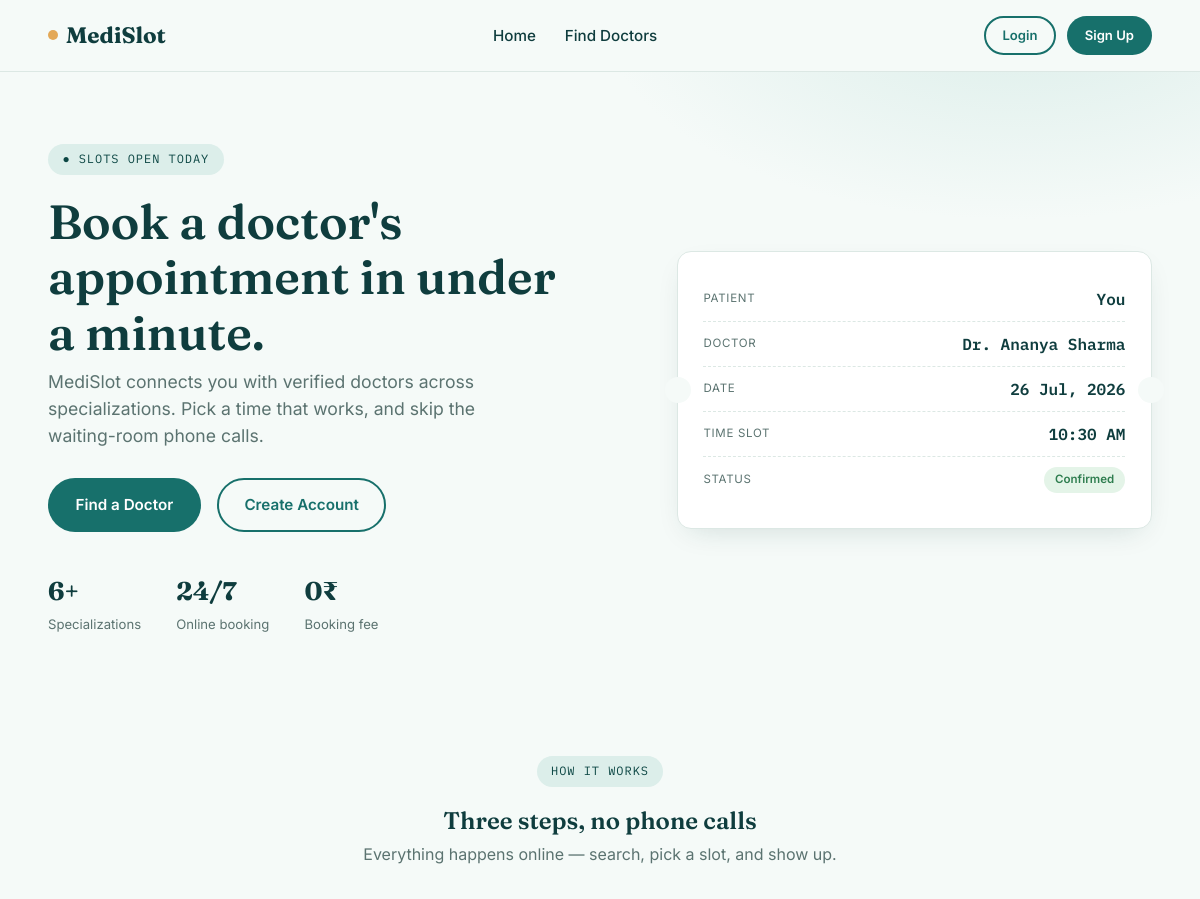
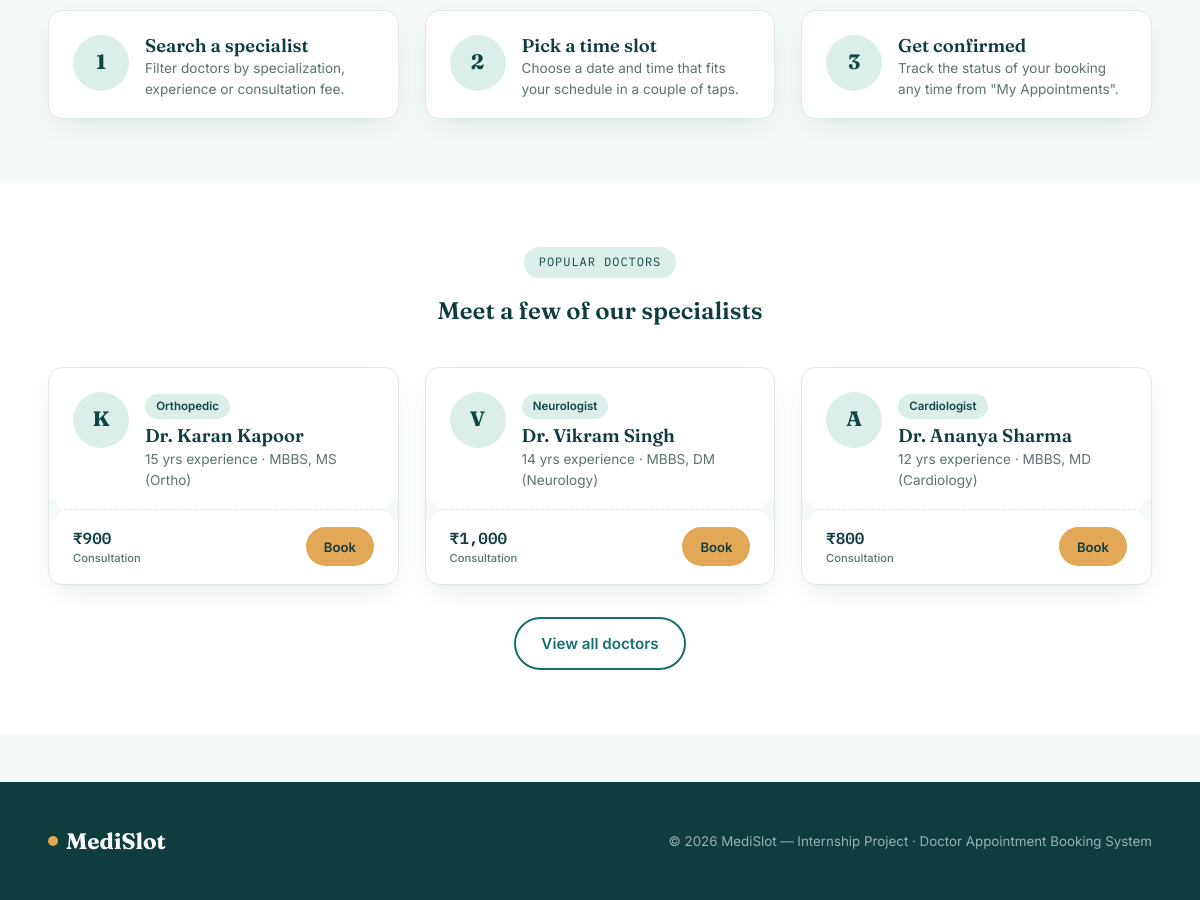
The page / on the database its author committed (2 pictures, top to bottom).
### tables this page shows
CREATE TABLE doctors (
    id INT AUTO_INCREMENT PRIMARY KEY,
    name VARCHAR(100) NOT NULL,
    specialization VARCHAR(100) NOT NULL,
    qualification VARCHAR(150) DEFAULT NULL,
    experience_years INT DEFAULT 0,
    fee DECIMAL(8,2) DEFAULT 0.00,
    photo VARCHAR(255) DEFAULT NULL,
    available_days VARCHAR(100) DEFAULT 'Mon-Sat',
    slot_start TIME DEFAULT '09:00:00',
    slot_end TIME DEFAULT '17:00:00',
    bio TEXT,
    status ENUM('active','inactive') DEFAULT 'active',
    created_at TIMESTAMP DEFAULT CURRENT_TIMESTAMP
);

### config.php (called while the page is built, shortened)
<?php
function is_logged_in() {
    return isset($_SESSION['user_id']);
}
?>

### index.php (the view, shortened to what this page needs)
<?php
require_once 'config.php';
$featured = $conn->query("SELECT * FROM doctors WHERE status='active' ORDER BY experience_years DESC LIMIT 3");
include 'includes/header.php';
?>
<section class="hero">
  <div class="container">
    <div class="hero-copy">
      <span class="eyebrow">● Slots open today</span>
      <h1>Book a doctor's appointment in under a minute.</h1>
      <p class="lead">MediSlot connects you with verified doctors across specializations. Pick a time that works, and skip the waiting-room phone calls.</p>
      <div class="hero-actions">
        <a href="doctors.php" class="btn btn-primary">Find a Doctor</a>
        <a href="<?php echo is_logged_in() ? 'my_appointments.php' : 'register.php'; ?>" class="btn btn-outline">
          <?php echo is_logged_in() ? 'My Appointments' : 'Create Account'; ?>
        </a>
      </div>
      <div class="hero-stats">
        <div><strong>6+</strong><span>Specializations</span></div>
        <div><strong>24/7</strong><span>Online booking</span></div>
        <div><strong>0₹</strong><span>Booking fee</span></div>
      </div>
    </div>
    <div class="ticket-visual">
      <div class="stub-row">
        <span class="stub-label">Patient</span>
        <span class="stub-value">You</span>
      </div>
      <div class="stub-row">
        <span class="stub-label">Doctor</span>
        <span class="stub-value">Dr. Ananya Sharma</span>
      </div>
      <div class="stub-row">
        <span class="stub-label">Date</span>
        <span class="stub-value">26 Jul, 2026</span>
      </div>
      <div class="stub-row">
        <span class="stub-label">Time slot</span>
        <span class="stub-value">10:30 AM</span>
      </div>
      <div class="stub-row">
        <span class="stub-label">Status</span>
        <span class="stub-status">Confirmed</span>
      </div>
    </div>
  </div>
</section>
<section class="section">
  <div class="container">
    <div class="section-head">
      <span class="eyebrow">How it works</span>
      <h2>Three steps, no phone calls</h2>
      <p>Everything happens online — search, pick a slot, and show up.</p>
    </div>
    <div class="grid grid-3">
      <div class="stub-card">
        <div class="stub-main">
          <div class="stub-avatar">1</div>
          <div>
            <h3>Search a specialist</h3>
            <p class="stub-meta">Filter doctors by specialization, experience or consultation fee.</p>
          </div>
        </div>
      </div>
      <div class="stub-card">
        <div class="stub-main">
          <div class="stub-avatar">2</div>
          <div>
            <h3>Pick a time slot</h3>
            <p class="stub-meta">Choose a date and time that fits your schedule in a couple of taps.</p>
          </div>
        </div>
      </div>
      <div class="stub-card">
        <div class="stub-main">
          <div class="stub-avatar">3</div>
          <div>
            <h3>Get confirmed</h3>
            <p class="stub-meta">Track the status of your booking any time from "My Appointments".</p>
          </div>
        </div>
      </div>
    </div>
  </div>
</section>
<section class="section" style="background:var(--white);">
  <div class="container">
    <div class="section-head">
      <span class="eyebrow">Popular doctors</span>
      <h2>Meet a few of our specialists</h2>
    </div>
    <div class="grid grid-3">
      <?php while ($doc = $featured->fetch_assoc()):
          $initials = strtoupper(substr($doc['name'], 4, 1));
      ?>
      <div class="stub-card">
        <div class="stub-main">
          <div class="stub-avatar"><?php echo $initials; ?></div>
          <div>
            <span class="badge"><?php echo htmlspecialchars($doc['specialization']); ?></span>
            <h3><?php echo htmlspecialchars($doc['name']); ?></h3>
            <p class="stub-meta"><?php echo htmlspecialchars($doc['experience_years']); ?> yrs experience · <?php echo htmlspecialchars($doc['qualification']); ?></p>
          </div>
        </div>
        <div class="stub-perf"></div>
        <div class="stub-foot">
          <div class="stub-fee">₹<?php echo number_format($doc['fee'],0); ?><span>Consultation</span></div>
          <a href="book_appointment.php?doctor_id=<?php echo $doc['id']; ?>" class="btn btn-amber btn-sm">Book</a>
        </div>
      </div>
      <?php endwhile; ?>
    </div>
    <div class="center mt-2">
      <a href="doctors.php" class="btn btn-outline">View all doctors</a>
    </div>
  </div>
</section>
<?php include 'includes/footer.php'; ?>

### rows shown on the page
doctors: name "K", specialization "Orthopedic", name "Dr. Karan Kapoor", experience_years "15", qualification "MBBS, MS (Ortho)", fee "900"
doctors: name "V", specialization "Neurologist", name "Dr. Vikram Singh", experience_years "14", qualification "MBBS, DM (Neurology)", fee "1,000"
doctors: name "A", specialization "Cardiologist", name "Dr. Ananya Sharma", experience_years "12", qualification "MBBS, MD (Cardiology)", fee "800"
